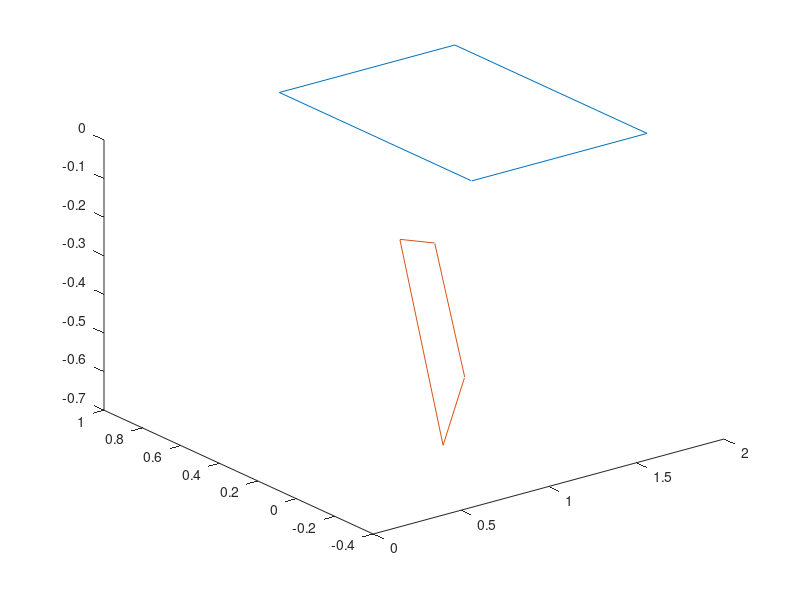

Here is the MATLAB script that generated this plot:
MathematicaP2 = [0.97403	-0.182244	-0.134358	0.987675
-0.211478	-0.520293	-0.827389	-0.156491
0.0808811	0.834315	-0.545322	-0.00298775
0 0 0 1];

a=[1; 0; 0; 1];
b=[2; 0; 0; 1];
c=[2; 1; 0; 1];
d=[1; 1; 0; 1];
%e=[0; 0; 4; 1];
%f=[1; 0; 4; 1];
%g=[1; 1; 4; 1];
%h=[0; 1; 4; 1];

PL1 = [a b c d];

Test=zeros(4, 4);

s= a.'*MathematicaP2;

for i=1:4
Test(:,i) = PL1(:,i).'*MathematicaP2;
Test(:,i) = Test(:,i)/Test(4,i);
end

plot3([PL1(1,:),PL1(1,1)],[PL1(2,:),PL1(2,1)],[PL1(3,:),PL1(3,1)]);hold on
plot3([Test(1,:),Test(1,1)],[Test(2,:),Test(2,1)],[Test(3,:),Test(3,1)]);
